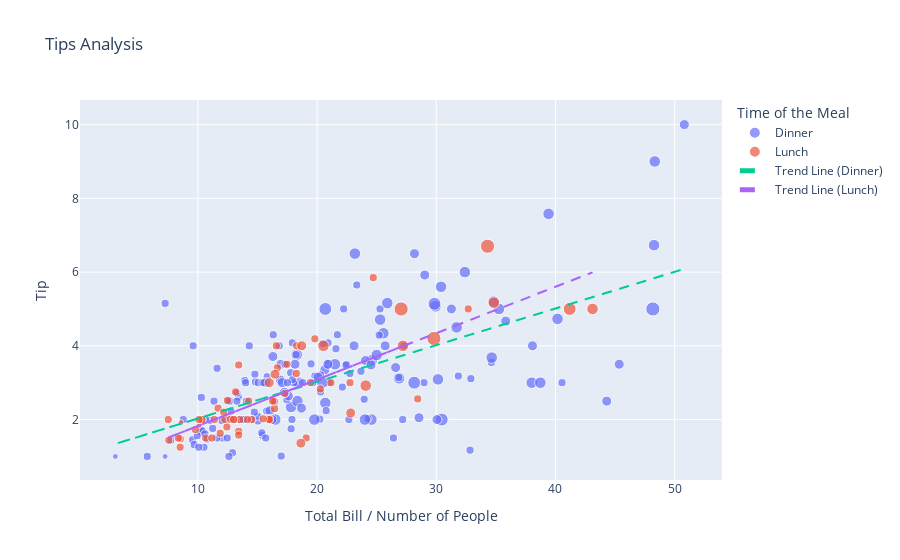

Here is the notebook cell this chart was saved with:
### Markdown cell above
**Q4: Tips analysis based on total bill, number of people, and time of the meal**

### Code cell
# Create scatter plot
fig = px.scatter(data, x='total_bill', y='tip', color='time', size='size', hover_data=['time'], 
                 title='Tips Analysis', size_max=10, opacity=0.7)

# Calculate trend lines for each time
trend_lines = {}
for time in data['time'].unique():
    time_data = data[data['time'] == time]
    x = time_data['total_bill'].values.reshape(-1, 1)
    y = time_data['tip'].values.reshape(-1, 1)
    model = LinearRegression().fit(x, y)
    trend_lines[time] = model.predict(x)

# Add trend lines to the plot
for time in trend_lines:
    fig.add_scatter(x=data[data['time'] == time]['total_bill'], y=trend_lines[time].flatten(), mode='lines', 
                    line=dict(dash='dash'), name=f'Trend Line ({time})')

# Update layout
fig.update_layout(xaxis_title='Total Bill / Number of People', yaxis_title='Tip', legend_title='Time of the Meal')

# Show the plot
fig.show()

### Figure 1 — Plotly figure (JSON) as saved in the notebook; plotly's stock layout.template omitted (floating-point values rounded to 4 significant figures; data arrays with more than 128 entries replaced by an {"elided": "..."} marker saying what was removed)
{"data": [{"customdata": {"elided": "176x1 str values"}, "hovertemplate": "time=%{customdata[0]}<br>total_bill=%{x}<br>tip=%{y}<br>size=%{marker.size}<extra></extra>", "legendgroup": "Dinner", "marker": {"color": "#636efa", "opacity": 0.7, "size": {"elided": "176 int values"}, "sizemode": "area", "sizeref": 0.06, "symbol": "circle"}, "mode": "markers", "name": "Dinner", "orientation": "v", "showlegend": true, "type": "scatter", "x": {"elided": "176 float values"}, "xaxis": "x", "y": {"elided": "176 float values"}, "yaxis": "y"}, {"customdata": [["Lunch"], ["Lunch"], ["Lunch"], ["Lunch"], ["Lunch"], ["Lunch"], ["Lunch"], ["Lunch"], ["Lunch"], ["Lunch"], ["Lunch"], ["Lunch"], ["Lunch"], ["Lunch"], ["Lunch"], ["Lunch"], ["Lunch"], ["Lunch"], ["Lunch"], ["Lunch"], ["Lunch"], ["Lunch"], ["Lunch"], ["Lunch"], ["Lunch"], ["Lunch"], ["Lunch"], ["Lunch"], ["Lunch"], ["Lunch"], ["Lunch"], ["Lunch"], ["Lunch"], ["Lunch"], ["Lunch"], ["Lunch"], ["Lunch"], ["Lunch"], ["Lunch"], ["Lunch"], ["Lunch"], ["Lunch"], ["Lunch"], ["Lunch"], ["Lunch"], ["Lunch"], ["Lunch"], ["Lunch"], ["Lunch"], ["Lunch"], ["Lunch"], ["Lunch"], ["Lunch"], ["Lunch"], ["Lunch"], ["Lunch"], ["Lunch"], ["Lunch"], ["Lunch"], ["Lunch"], ["Lunch"], ["Lunch"], ["Lunch"], ["Lunch"], ["Lunch"], ["Lunch"], ["Lunch"], ["Lunch"]], "hovertemplate": "time=%{customdata[0]}<br>total_bill=%{x}<br>tip=%{y}<br>size=%{marker.size}<extra></extra>", "legendgroup": "Lunch", "marker": {"color": "#EF553B", "opacity": 0.7, "size": [4, 2, 2, 2, 2, 1, 2, 2, 4, 2, 2, 2, 2, 2, 2, 4, 2, 2, 2, 2, 2, 6, 2, 2, 2, 3, 2, 2, 2, 2, 2, 2, 2, 2, 2, 2, 2, 6, 5, 6, 2, 2, 3, 2, 2, 2, 2, 2, 2, 2, 2, 2, 4, 2, 2, 3, 2, 2, 2, 4, 3, 2, 2, 1, 3, 2, 2, 2], "sizemode": "area", "sizeref": 0.06, "symbol": "circle"}, "mode": "markers", "name": "Lunch", "orientation": "v", "showlegend": true, "type": "scatter", "x": [27.2, 22.76, 17.29, 19.44, 16.66, 10.07, 32.68, 15.98, 34.83, 13.03, 18.28, 24.71, 21.16, 10.65, 12.43, 24.08, 11.69, 13.42, 14.26, 15.95, 12.48, 29.8, 8.52, 14.52, 11.38, 22.82, 19.08, 20.27, 11.17, 12.26, 18.26, 8.51, 10.33, 14.15, 16, 13.16, 17.47, 34.3, 41.19, 27.05, 16.43, 8.35, 18.64, 11.87, 9.78, 7.51, 19.81, 28.44, 15.48, 16.58, 7.56, 10.34, 43.11, 13, 13.51, 18.71, 12.74, 13, 16.4, 20.53, 16.47, 12.16, 13.42, 8.58, 15.98, 13.42, 16.27, 10.09], "xaxis": "x", "y": [4, 3, 2.71, 3, 3.4, 1.83, 5, 2.03, 5.17, 2, 4, 5.85, 3, 1.5, 1.8, 2.92, 2.31, 1.68, 2.5, 2, 2.52, 4.2, 1.48, 2, 2, 2.18, 1.5, 2.83, 1.5, 2, 3.25, 1.25, 2, 2, 2, 2.75, 3.5, 6.7, 5, 5, 2.3, 1.5, 1.36, 1.63, 1.73, 2, 4.19, 2.56, 2.02, 4, 1.44, 2, 5, 2, 2, 4, 2.01, 2, 2.5, 4, 3.23, 2.2, 3.48, 1.92, 3, 1.58, 2.5, 2], "yaxis": "y"}, {"line": {"dash": "dash"}, "mode": "lines", "name": "Trend Line (Dinner)", "type": "scatter", "x": {"elided": "176 float values"}, "y": {"elided": "176 float values"}}, {"line": {"dash": "dash"}, "mode": "lines", "name": "Trend Line (Lunch)", "type": "scatter", "x": [27.2, 22.76, 17.29, 19.44, 16.66, 10.07, 32.68, 15.98, 34.83, 13.03, 18.28, 24.71, 21.16, 10.65, 12.43, 24.08, 11.69, 13.42, 14.26, 15.95, 12.48, 29.8, 8.52, 14.52, 11.38, 22.82, 19.08, 20.27, 11.17, 12.26, 18.26, 8.51, 10.33, 14.15, 16, 13.16, 17.47, 34.3, 41.19, 27.05, 16.43, 8.35, 18.64, 11.87, 9.78, 7.51, 19.81, 28.44, 15.48, 16.58, 7.56, 10.34, 43.11, 13, 13.51, 18.71, 12.74, 13, 16.4, 20.53, 16.47, 12.16, 13.42, 8.58, 15.98, 13.42, 16.27, 10.09], "y": [3.991, 3.432, 2.743, 3.014, 2.664, 1.835, 4.68, 2.578, 4.951, 2.207, 2.868, 3.677, 3.23, 1.908, 2.132, 3.598, 2.039, 2.256, 2.362, 2.575, 2.138, 4.318, 1.64, 2.395, 2.0, 3.439, 2.969, 3.118, 1.973, 2.11, 2.865, 1.638, 1.867, 2.348, 2.581, 2.224, 2.766, 4.884, 5.751, 3.972, 2.635, 1.618, 2.913, 2.061, 1.798, 1.513, 3.061, 4.147, 2.516, 2.654, 1.519, 1.869, 5.993, 2.203, 2.268, 2.922, 2.171, 2.203, 2.631, 3.151, 2.64, 2.098, 2.256, 1.647, 2.578, 2.256, 2.615, 1.837]}], "layout": {"legend": {"itemsizing": "constant", "title": {"text": "Time of the Meal"}, "tracegroupgap": 0}, "title": {"text": "Tips Analysis"}, "xaxis": {"anchor": "y", "domain": [0, 1], "title": {"text": "Total Bill / Number of People"}}, "yaxis": {"anchor": "x", "domain": [0, 1], "title": {"text": "Tip"}}}}
